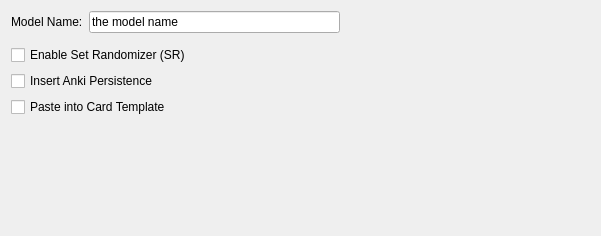
<?xml version="1.0" encoding="UTF-8"?>
<ui version="4.0">
 <class>SRGeneralTab</class>
 <widget class="QWidget" name="SRGeneralTab">
  <property name="geometry">
   <rect>
    <x>0</x>
    <y>0</y>
    <width>601</width>
    <height>236</height>
   </rect>
  </property>
  <property name="windowTitle">
   <string>Form</string>
  </property>
  <layout class="QGridLayout" name="gridLayout_2">
   <item row="2" column="0" colspan="2">
    <widget class="QCheckBox" name="enableCheckBox">
     <property name="toolTip">
      <string>&lt;html&gt;&lt;head/&gt;&lt;body&gt;&lt;p&gt;Advanced feature. Check this if you want to treat the content of the &amp;quot;Open Delimiter&amp;quot;, &amp;quot;Close Delimiter&amp;quot;, and &amp;quot;Field separator&amp;quot; as regular expressions.&lt;/p&gt;&lt;/body&gt;&lt;/html&gt;</string>
     </property>
     <property name="text">
      <string>Enable Set Randomizer (SR)</string>
     </property>
    </widget>
   </item>
   <item row="6" column="0" colspan="2">
    <spacer name="verticalSpacer">
     <property name="orientation">
      <enum>Qt::Vertical</enum>
     </property>
     <property name="sizeHint" stdset="0">
      <size>
       <width>20</width>
       <height>40</height>
      </size>
     </property>
    </spacer>
   </item>
   <item row="0" column="0">
    <widget class="QLabel" name="nameLabel">
     <property name="text">
      <string>Model Name:</string>
     </property>
    </widget>
   </item>
   <item row="0" column="1">
    <widget class="QLineEdit" name="nameLineEdit">
     <property name="text">
      <string>the model name</string>
     </property>
     <property name="readOnly">
      <bool>true</bool>
     </property>
    </widget>
   </item>
   <item row="0" column="2" rowspan="7">
    <spacer name="horizontalSpacer">
     <property name="orientation">
      <enum>Qt::Horizontal</enum>
     </property>
     <property name="sizeHint" stdset="0">
      <size>
       <width>40</width>
       <height>20</height>
      </size>
     </property>
    </spacer>
   </item>
   <item row="4" column="0" colspan="2">
    <widget class="QCheckBox" name="pasteIntoCardTemplateCheckBox">
     <property name="text">
      <string>Paste into Card Template</string>
     </property>
    </widget>
   </item>
   <item row="3" column="0" colspan="2">
    <widget class="QCheckBox" name="insertAnkiPersistenceCheckBox">
     <property name="text">
      <string>Insert Anki Persistence</string>
     </property>
    </widget>
   </item>
  </layout>
 </widget>
 <resources/>
 <connections/>
</ui>
